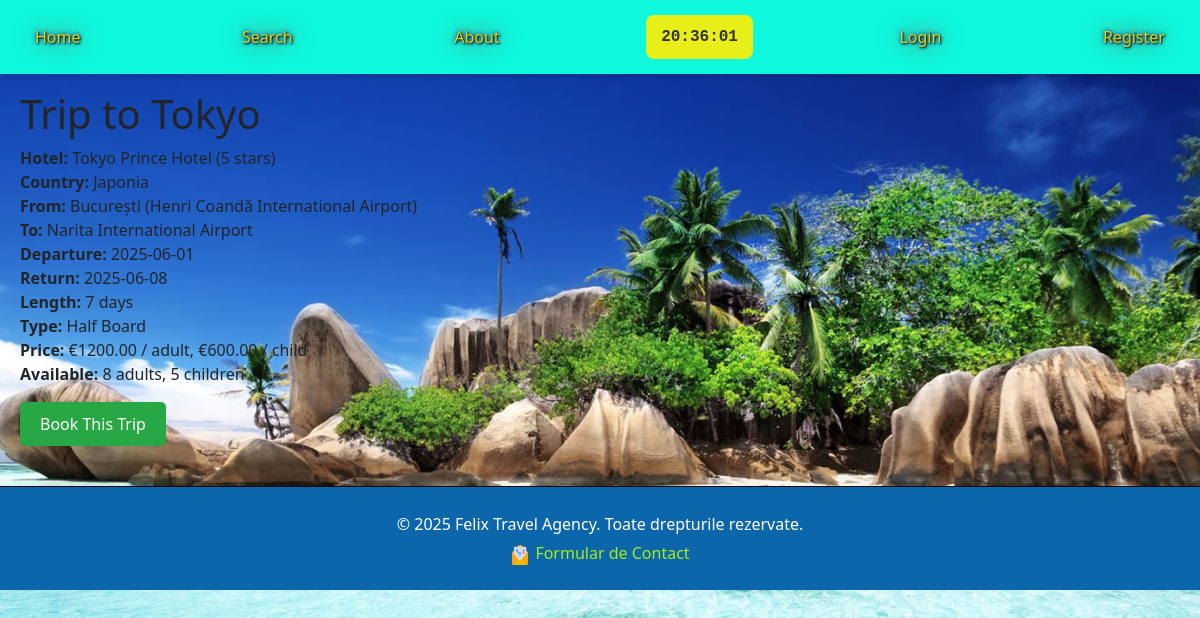
Page /trip/1/ on the committed database.
### trips/models.py (models this page shows, shortened)
class Trip(models.Model):
    TRIP_TYPES = (
        ('BB', 'Bed & Breakfast'),
        ('HB', 'Half Board'),
        ('FB', 'Full Board'),
        ('AI', 'All Inclusive'),
    )
    departure_city = models.ForeignKey(City, related_name='departure_trips', on_delete=models.CASCADE)
    departure_airport = models.ForeignKey(Airport, related_name='departure_trips', on_delete=models.CASCADE)
    destination_city = models.ForeignKey(City, related_name='destination_trips', on_delete=models.CASCADE)
    destination_hotel = models.ForeignKey(Hotel, on_delete=models.CASCADE)
    destination_airport = models.ForeignKey(Airport, related_name='destination_trips', on_delete=models.CASCADE)
    departure_date = models.DateField()
    return_date = models.DateField()
    length_of_stay = models.IntegerField()  # in days
    trip_type = models.CharField(max_length=2, choices=TRIP_TYPES)
    price_adult = models.DecimalField(max_digits=10, decimal_places=2)
    price_child = models.DecimalField(max_digits=10, decimal_places=2)
    promoted = models.BooleanField(default=False)
    places_adults = models.IntegerField()
    places_children = models.IntegerField()

class City(models.Model):
    name = models.CharField(max_length=100)
    country = models.ForeignKey(Country, on_delete=models.CASCADE)
    image = models.ImageField(upload_to='city_images/', null=True, blank=True)
    class Meta:
        unique_together = ['name', 'country']

class Hotel(models.Model):
    name = models.CharField(max_length=100)
    standard = models.IntegerField(choices=[(i, f"{i} stars") for i in range(1, 6)])  # 1-5 stars
    description = models.TextField()
    city = models.ForeignKey(City, on_delete=models.CASCADE)

class Country(models.Model):
    name = models.CharField(max_length=100, unique=True)
    continent = models.ForeignKey(Continent, on_delete=models.CASCADE)

class Airport(models.Model):
    name = models.CharField(max_length=100)
    city = models.ForeignKey(City, on_delete=models.CASCADE)

### trips/views.py (the view)
# urls.py: path('trip/<int:trip_id>/', views.trip_detail, name='trip_detail'),
def trip_detail(request, trip_id):
    trip = get_object_or_404(Trip, id=trip_id)
    similar_trips = Trip.objects.filter(destination_city=trip.destination_city).exclude(id=trip_id)[:3]
    return render(request, 'trips/trip_detail.html', {'trip': trip, 'similar_trips': similar_trips})

### trips/context_processors.py (called while the page is built)
def user_purchases(request):
    if request.user.is_authenticated:
        purchases = Purchase.objects.filter(user=request.user).select_related('trip__destination_hotel__city').order_by('-purchase_date')[:5]
        return {'user_purchases': purchases}
    return {'user_purchases': []}

### trips/templates/trips/trip_detail.html (shortened to what this page needs)
{% extends 'trips/master.html' %}
{% load static %}
{% block extra_css %}
    <link rel="stylesheet" href="{% static 'css/trip_detail.css' %}">
{% endblock %}
{% block content %}
    <h1>Trip to {{ trip.destination_city.name }}</h1>
    <p>
        <strong>Hotel:</strong> {{ trip.destination_hotel.name }} ({{ trip.destination_hotel.standard }} stars)<br>
        <strong>Country:</strong> {{ trip.destination_hotel.city.country.name }}<br>
        <strong>From:</strong> {{ trip.departure_city.name }} ({{ trip.departure_airport.name }})<br>
        <strong>To:</strong> {{ trip.destination_airport.name }}<br>
        <strong>Departure:</strong> {{ trip.departure_date|date:"Y-m-d" }}<br>
        <strong>Return:</strong> {{ trip.return_date|date:"Y-m-d" }}<br>
        <strong>Length:</strong> {{ trip.length_of_stay }} days<br>
        <strong>Type:</strong> {{ trip.get_trip_type_display }}<br>
        <strong>Price:</strong> €{{ trip.price_adult }} / adult, €{{ trip.price_child }} / child<br>
        <strong>Available:</strong> {{ trip.places_adults }} adults, {{ trip.places_children }} children
    </p>
    {% if trip.places_adults > 0 or trip.places_children > 0 %}
        <a href="{% url 'purchase_trip' trip.id %}" class="book-button">Book This Trip</a>
    {% else %}
        <button class="book-button disabled" disabled>Sold Out</button>
    {% endif %}
{% endblock %}

### trips/static/css/base.css (style rules this page uses)
body { background-image: url('/static/images/plaja2.jpg'); background-size: cover; background-position: center; background-repeat: no-repeat; background-attachment: fixed; min-height: 100vh; margin: 0; }

### trips/static/css/trip_detail.css (style rules this page uses)
.book-button { background-color: #28a745; color: white; padding: 10px 20px; text-decoration: none; border-radius: 5px; display: inline-block; }

### rows in the picture
Trip: destination_city.name "Tokyo", destination_hotel.name "Tokyo Prince Hotel", destination_hotel.standard "5", destination_hotel.city.country.name "Japonia", departure_city.name "București", departure_airport.name "Henri Coandă International Airport", destination_airport.name "Narita International Airport", departure_date "2025-06-01", return_date "2025-06-08", length_of_stay "7", trip_type "Half Board", price_adult "1200.00", price_child "600.00", places_adults "8", places_children "5"
